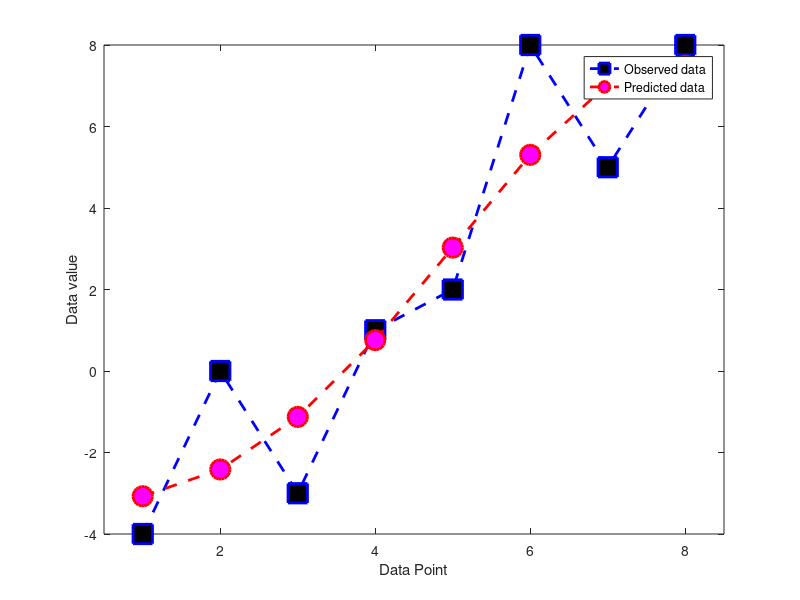

Here is the MATLAB script that generated this plot:
% Least squares example 1
% Find the average of a set of numbers using left inverse approach to
% finding least squares

data = [-4, 0, -3, 1, 2, 8, 5, 8]'; % Put into column form for easier use
N = length(data);

% Equation describing this system
% -4 = b1
%  0 = b1
% -3 = b1.....

% Matrix form
% Simplest design matrix
%designMatrix = ones(N,1);

% Noting increasing trend in data, try sligntly more complex design matrix
%designMatrix = (1:N)';

% Put in the mean offset to get the predictions closer
%designMatrix = [ ones(N,1) (1:N)' ];

% Try adding a non linear term (quadratic term) 
%designMatrix = [ ones(N,1) (1:N)'.^2 ];

% Try adding another non-linear term (3rd power) 
%designMatrix = [ ones(N,1) (1:N)'.^2 -(1:N)'.^3 ];

% Try adding another non-linear term (4th power) 
designMatrix = [ ones(N,1) (1:N)'.^2 -(1:N)'.^3 (1:N)'.^4 ];

% designMatrix * b = data
% So b = (designMatrix' * designMatrix)^-1 * designMatrix' * data

b = (designMatrix' * designMatrix) \ designMatrix' * data;

calculatedMean = mean(data);
% yHat is the predicted data based on the model
yHat = designMatrix * b;

% plot the data
figure(3), clf
plot(1:N,data,'bs--','MarkerFaceColor','k','linew',2,'markersize',14)
hold on
plot(1:N,yHat,'ro--','MarkerFaceColor','m','linew',2,'markersize',14)

set(gca,'xlim',[.5, N+.5])
xlabel('Data Point'), ylabel('Data value')
legend({'Observed data';'Predicted data'})
